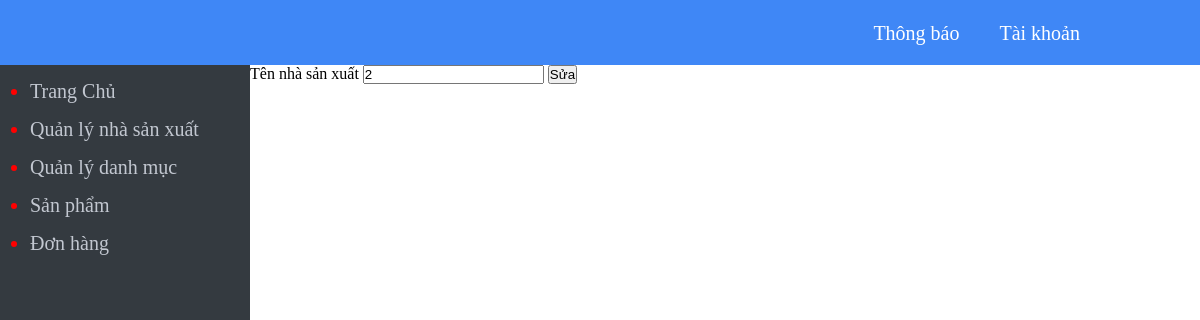
/admin/manufactures/form_update.php?id=48, run on an earlier commit of the app's database.
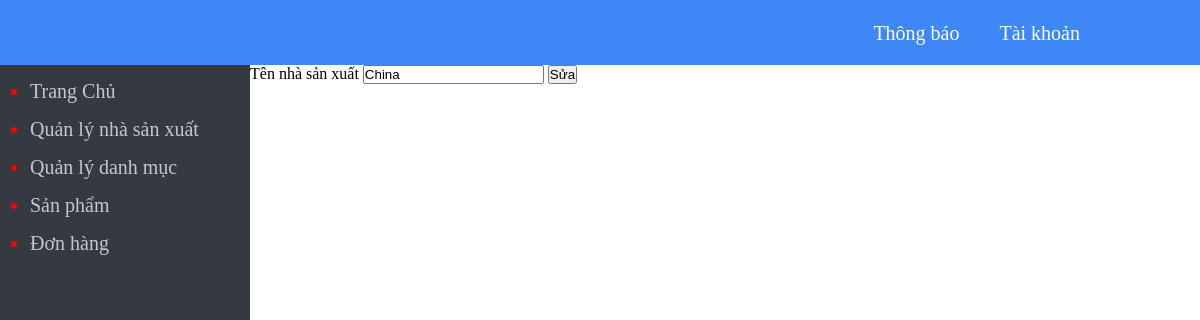
And on a later commit of the database.
### tables this page shows
CREATE TABLE `manufacturers` (
  `id` int(11) NOT NULL,
  `name` varchar(50) NOT NULL
);

### admin/manufactures/form_update.php (the view, shortened to what this page needs)
<?php include'../menu_top.php'; ?>
<?php
require '../connect.php';
$id=$_GET['id'];
$sql="select * from manufacturers where id='$id'";
$result=mysqli_query($connect,$sql);
$each=mysqli_fetch_array($result);
 ?>
	<form action="process_update.php" method="post">
		Tên nhà sản xuất
		<input type="text" name="name" value="<?php echo $each['name']?>">
		<button>Sửa</button>
	</form>
	<?php include'../menu_bottom.php'; ?>

What changed in the data, as far as the page shows it:
changed manufacturers: name "2" → "China"
